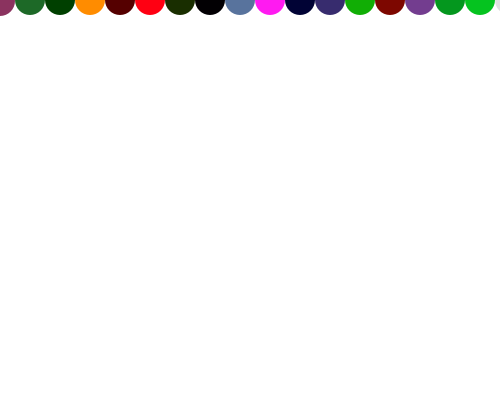
Frame 1 (no input)
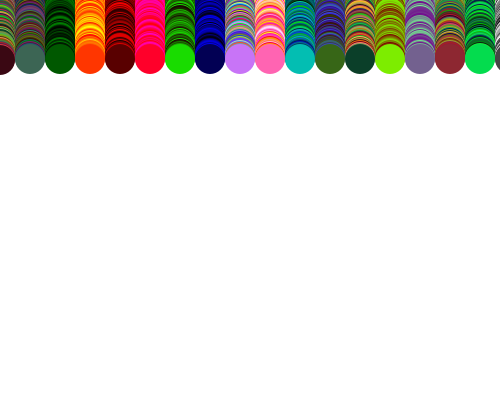
Frame 60 (the mouse pressed at the canvas centre just before this capture)
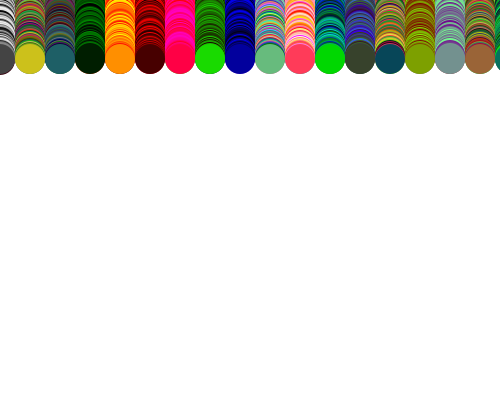
Frame 120 (the mouse held since frame 60 and released just before this capture)

The Processing sketch that drew these frames (run headless with seeded random() and noise(); from frame 60 on, the mouse is pressed at the canvas centre):

// Processing sketch: processing_176716
// ── processing_176716.pde




//variables utilitzades
int x1 = 0;
int x2 = 30;
int x3 = 60;
int x4 = 90;
int x5 = 120;
int x6 = 150;
int x7 = 180;
int x8 = 210;
int x9 = 240;
int x10 = 270;
int x11 = 300;
int x12 = 330;
int x13 = 360;
int x14 = 390;
int x15 = 420;
int x16 = 450;
int x17 = 480;
int x18 = 510;

int y1 = 1;
int y2 = 0;
int y3 = 0;
int y4 = 0;
int y5 = 0;
int y6 = 0;
int y7 = 0;
int y8 = 0;
int y9 = 0;
int y10 = 0;
int y11 = 0;
int y12 = 0;
int y13 = 0;
int y14 = 0;
int y15 = 0;
int y16 = 0;
int y17 = 0;
int y18 = 0;


//inici
void setup() {
size(500,400);
frameRate(100);
noStroke();
smooth();
background(255,255,255);
}
void draw() {

  //printació per pantalla de les cordenades x,y
//println(mouseX,mouseY);
//consulta a un metode
balls();

}
void balls(){
 //figures y els seus colors
 fill(random(215),random(200),random(100));
ellipse(x1,y1,30,30);

  fill(random(123),random(123),random(123));
ellipse(x2,y2,30,30);
  fill(0,random(140),0);
ellipse(x3,y3,30,30);
  fill(255,random(255),0);
ellipse(x4,y4,30,30);
  fill(random(255),0,0);
ellipse(x5,y5,30,30);
  fill(255,0,random(200));
ellipse(x6,y6,30,30);
  fill(25,random(230),0);
ellipse(x7,y7,30,30);
  fill(2,0,random(245));
ellipse(x8,y8,30,30);
  fill(random(255),random(254),random(255));
ellipse(x9,y9,30,30);
  fill(255,random(255),random(255));
ellipse(x10,y10,30,30);
  fill(random(5),random(220),random(220));
ellipse(x11,y11,30,30);
  fill(55,random(110),random(230));
ellipse(x12,y12,30,30);
  fill(random(255),random(210),random(110));
ellipse(x13,y13,30,30);
  fill(125,random(255),0);
ellipse(x14,y14,30,30);
  fill(115,random(255),143);
ellipse(x15,y15,30,30);
  fill(random(215),random(200),random(100));
ellipse(x16,y16,30,30);
 fill(random(21),random(250),random(107));
ellipse(x17,y17,30,30);
  fill(random(255));
ellipse(x18,y18,30,30);
 //repetició de les figures un numero infinit de vagades
if( y1 >=0 && y1 < 415){  

  y1 = y1+1;
  y2 = y2+1;
  y3 = y3+1;
 y4 = y4+1;
 y5 = y5+1;
 y6 = y6+1;
 y7 = y7+1;
 y8 = y8+1;
 y9 = y9+1;
 y10 = y10+1;
 y11 = y11+1;
 y12 = y12+1;
 y13 = y13+1;
 y14 = y14+1;
 y15 = y15+1;
 y16 = y16+1;
 y17 = y17+1;
 y18 = y18+1;
  


 }
else if(y1 >= 415){
 
  y1= 0;
  y2 = 0;
  y3 = 0;
 y4 = 0;
 y5 = 0;
 y6 = 0;
 y7 = 0;
 y8 = 0;
 y9 = 0;
 y10 = 0;
 y11 = 0;
 y12 = 0;
 y13 = 0;
 y14 = 0;
 y15 = 0;
 y16 = 0;
 y17 = 0;
 y18 = 0;
 
 
 
}
else if(y1 >=0 && y1 < 415){
 y1 = y1+1;
y2 = y2+1;
  y3 = y3+1;
 y4 = y4+1;
 y5 = y5+1;
 y6 = y6+1;
 y7 = y7+1;
 y8 = y8+1;
 y9 = y9+1;
 y10 = y10+1;
 y11 = y11+1;
 y12 = y12+1;
 y13 = y13+1;
 y14 = y14+1;
 y15 = y15+1;
 y16 = y16+1;
 y17 = y17+1;
 y18 = y18+1;

 
}
 
}

//si prenem el botó del ratolí tornen a la posició inicial
void mousePressed(){
    y1= 0;
  y2 = 0;
  y3 = 0;
 y4 = 0;
 y5 = 0;
 y6 = 0;
 y7 = 0;
 y8 = 0;
 y9 = 0;
 y10 = 0;
 y11 = 0;
 y12 = 0;
 y13 = 0;
 y14 = 0;
 y15 = 0;
 y16 = 0;
 y17 = 0;
 y18 = 0; 
 
  x1 = 30;
 x2 = 60;
 x3 = 90;
 x4 = 120;
 x5 = 150;
 x6 = 180;
 x7 = 210;
 x8 = 240;
 x9 = 270;
 x10 = 300;
 x11 = 330;
 x12 = 360;
 x13 = 390;
 x14 = 420;
 x15 = 450;
 x16 = 480;
 x17 = 510;
 x18 = 0;
 

  };
  
  //i quan deixem el ratolí les posicións de les figures varien
void mouseReleased(){
       y1= 144;
  y2 = 23;
  y3 = 32;
 y4 = 45;
 y5 = 10;
 y6 = 40;
 y7 = 85;
 y8 = 190;
 y9 = 380;
 y10 = 120;
 y11 = 270;
 y12 = 370;
 y13 = 170;
 y14 = 180;
 y15 = 287;
 y16 = 244;
 y17 = 380;
 y18 = 10; 

}
